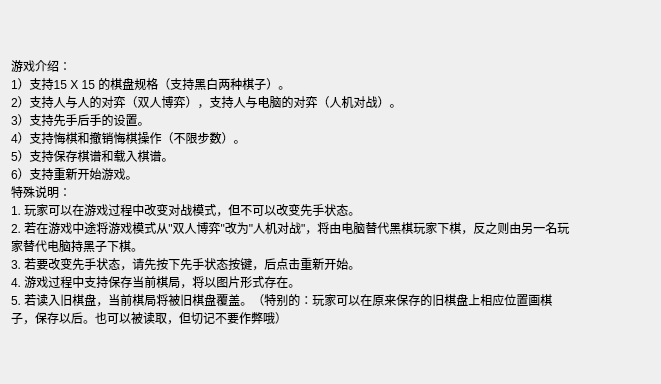
<?xml version="1.0" encoding="UTF-8"?>
<ui version="4.0">
 <class>explain</class>
 <widget class="QWidget" name="explain">
  <property name="geometry">
   <rect>
    <x>0</x>
    <y>0</y>
    <width>661</width>
    <height>384</height>
   </rect>
  </property>
  <property name="sizePolicy">
   <sizepolicy hsizetype="Fixed" vsizetype="Fixed">
    <horstretch>0</horstretch>
    <verstretch>0</verstretch>
   </sizepolicy>
  </property>
  <property name="windowTitle">
   <string>游戏说明</string>
  </property>
  <property name="windowIcon">
   <iconset resource="res.qrc">
    <normaloff>:/magic/favicon.ico</normaloff>:/magic/favicon.ico</iconset>
  </property>
  <layout class="QVBoxLayout" name="verticalLayout">
   <item>
    <widget class="QLabel" name="label">
     <property name="sizePolicy">
      <sizepolicy hsizetype="Fixed" vsizetype="Preferred">
       <horstretch>0</horstretch>
       <verstretch>0</verstretch>
      </sizepolicy>
     </property>
     <property name="text">
      <string>游戏介绍：                                        
1）支持15 X 15 的棋盘规格（支持黑白两种棋子）。
2）支持人与人的对弈（双人博弈），支持人与电脑的对弈（人机对战）。
3）支持先手后手的设置。
4）支持悔棋和撤销悔棋操作（不限步数）。
5）支持保存棋谱和载入棋谱。   
6）支持重新开始游戏。
特殊说明：
1. 玩家可以在游戏过程中改变对战模式，但不可以改变先手状态。  
2. 若在游戏中途将游戏模式从&quot;双人博弈&quot;改为&quot;人机对战&quot;，将由电脑替代黑棋玩家下棋，反之则由另一名玩家替代电脑持黑子下棋。
3. 若要改变先手状态，请先按下先手状态按键，后点击重新开始。
4. 游戏过程中支持保存当前棋局，将以图片形式存在。
5. 若读入旧棋盘，当前棋局将被旧棋盘覆盖。（特别的：玩家可以在原来保存的旧棋盘上相应位置画棋子，保存以后。也可以被读取，但切记不要作弊哦）</string>
     </property>
     <property name="wordWrap">
      <bool>true</bool>
     </property>
    </widget>
   </item>
  </layout>
 </widget>
 <resources>
  <include location="res.qrc"/>
 </resources>
 <connections/>
</ui>
